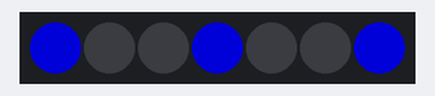
Simulated run of this sketch. Board: Arduino Uno, built with avr-gcc and run on an emulated ATmega328P. Parts: 7 RGB LEDs in strip order, left to right. Dim RGB values are drawn brighter than linear.

Above: at 16.13 s.
At 19.15 s:
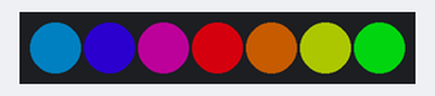
At 21.85 s:
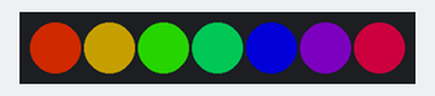
At 27.72 s:
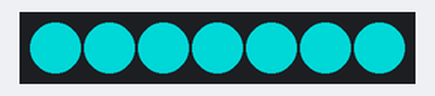
At 33.75 s:
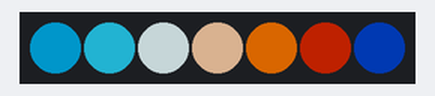
At 39.76 s:
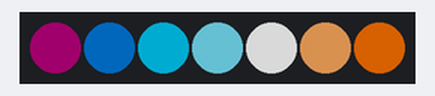
Timing chart, 0 to 40.0 s (numbered marks = the images above):
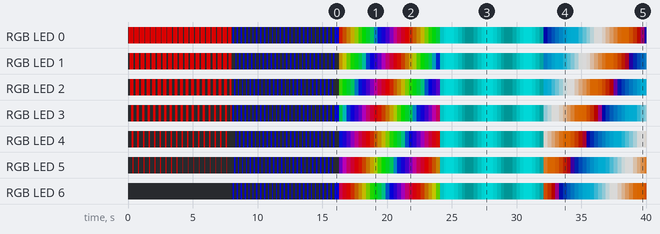

Measured:
- by itself, RGB LED 6: off → RGB(0, 0, 140) at 8.1 s, → off 0.10 s later, → RGB(0, 0, 140) 0.20 s later, → off 0.10 s later, … (133 changes in this stretch)
- by itself, RGB LED 1: off → RGB(140, 0, 0) at 0.13 s, → off 0.30 s later, → RGB(140, 0, 0) 0.12 s later, → off 0.31 s later, … (169 changes in this stretch)

The sketch:

WS2812_7LED_Ring_Advanced_example.ino
```cpp
/*
  WS2812 7-LED Ring — Advanced FastLED Demo
  --------------------------------------------
  Board: Any Arduino (Uno/Nano/ESP32/etc.)
  Library: FastLED (Arduino IDE Library Manager -> "FastLED")
  Wiring: DIN -> D6 (via 300-500 ohm resistor), 5V -> 5V, GND -> GND

  Demonstrates:
    - Non-destructive brightness scaling
    - Power limiting (mA budget)
    - HSV rainbow generation
    - CRGBPalette16 smooth color cycling
    - Perlin noise ("fire") animation
    - beatsin8 non-blocking breathing effect
    - EVERY_N_MILLISECONDS non-blocking scheduler
*/

#include <FastLED.h>

#define LED_PIN     6
#define NUM_LEDS    7
#define LED_TYPE    WS2812B
#define COLOR_ORDER GRB
#define VOLTS       5
#define MAX_MA      500   // current budget in milliamps

CRGB leds[NUM_LEDS];

// Custom palette: dark blue -> cyan -> white -> orange (used by paletteCycle)
DEFINE_GRADIENT_PALETTE(icefire_gp) {
    0,   0,   0,  80,
   64,   0, 180, 220,
  128, 255, 255, 255,
  192, 255, 120,   0,
  255, 120,   0,   0
};
CRGBPalette16 icefirePalette = icefire_gp;

uint8_t effectIndex = 0;
uint8_t hueOffset = 0;
uint8_t paletteIndex = 0;

void setup() {
  FastLED.addLeds<LED_TYPE, LED_PIN, COLOR_ORDER>(leds, NUM_LEDS);
  FastLED.setBrightness(140);                       // 0-255, non-destructive
  FastLED.setMaxPowerInVoltsAndMilliamps(VOLTS, MAX_MA); // auto current limiting
  FastLED.clear();
  FastLED.show();
}

void loop() {
  // Non-blocking effect scheduler: rotate effect every 8 seconds
  EVERY_N_MILLISECONDS(8000) {
    effectIndex = (effectIndex + 1) % 6;
    FastLED.clear();
  }

  switch (effectIndex) {
    case 0: colorWipe(CRGB::Red, 60);        break;
    case 1: theaterChase(CRGB::Blue, 100);   break;
    case 2: rainbowCycle();                  break;
    case 3: breathingEffect(CRGB::Cyan);     break;
    case 4: paletteCycle();                  break;
    case 5: fireEffect();                    break;
  }

  FastLED.show();
}

// --- Effect 1: Classic sequential color wipe ---
void colorWipe(CRGB color, uint8_t wait_ms) {
  static uint8_t pos = 0;
  EVERY_N_MILLISECONDS(wait_ms) {
    leds[pos] = color;
    pos = (pos + 1) % NUM_LEDS;
    if (pos == 0) FastLED.clear();
  }
}

// --- Effect 2: Theater chase (every 3rd LED lit, rotating) ---
void theaterChase(CRGB color, uint8_t wait_ms) {
  static uint8_t offset = 0;
  EVERY_N_MILLISECONDS(wait_ms) {
    for (int i = 0; i < NUM_LEDS; i++) {
      leds[i] = ((i + offset) % 3 == 0) ? color : CRGB::Black;
    }
    offset = (offset + 1) % 3;
  }
}

// --- Effect 3: HSV rainbow rotating across all 7 pixels ---
void rainbowCycle() {
  EVERY_N_MILLISECONDS(20) {
    for (int i = 0; i < NUM_LEDS; i++) {
      uint8_t hue = hueOffset + (i * 255 / NUM_LEDS);
      leds[i] = CHSV(hue, 255, 255);
    }
    hueOffset++;
  }
}

// --- Effect 4: Non-blocking breathing brightness pulse via beatsin8 ---
void breathingEffect(CRGB baseColor) {
  uint8_t breath = beatsin8(20, 30, 255); // 20 BPM, min 30, max 255
  for (int i = 0; i < NUM_LEDS; i++) {
    leds[i] = baseColor;
    leds[i].nscale8(breath);              // scale this pixel's brightness
  }
}

// --- Effect 5: Smooth palette-based color cycling ---
void paletteCycle() {
  EVERY_N_MILLISECONDS(30) {
    for (int i = 0; i < NUM_LEDS; i++) {
      uint8_t index = paletteIndex + (i * 255 / NUM_LEDS);
      leds[i] = ColorFromPalette(icefirePalette, index, 255, LINEARBLEND);
    }
    paletteIndex++;
  }
}

// --- Effect 6: Perlin-noise-driven "fire" simulation ---
void fireEffect() {
  static uint16_t noiseTime = 0;
  EVERY_N_MILLISECONDS(30) {
    for (int i = 0; i < NUM_LEDS; i++) {
      uint8_t n = inoise8(i * 40, noiseTime);
      leds[i] = ColorFromPalette(icefirePalette, n, 255, LINEARBLEND);
    }
    noiseTime += 20;
  }
}
```
